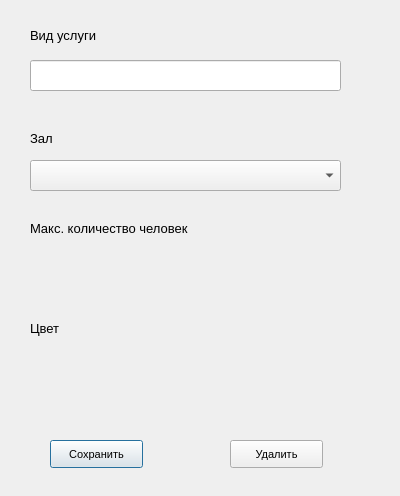
<?xml version="1.0" encoding="UTF-8"?>
<ui version="4.0">
 <class>ServiceDialog</class>
 <widget class="QDialog" name="ServiceDialog">
  <property name="geometry">
   <rect>
    <x>0</x>
    <y>0</y>
    <width>400</width>
    <height>496</height>
   </rect>
  </property>
  <property name="windowTitle">
   <string>Dialog</string>
  </property>
  <widget class="QLabel" name="labelTypeService">
   <property name="geometry">
    <rect>
     <x>30</x>
     <y>20</y>
     <width>91</width>
     <height>31</height>
    </rect>
   </property>
   <property name="font">
    <font>
     <pointsize>10</pointsize>
    </font>
   </property>
   <property name="text">
    <string>Вид услуги</string>
   </property>
  </widget>
  <widget class="QLineEdit" name="TypeServiceEdit">
   <property name="geometry">
    <rect>
     <x>30</x>
     <y>60</y>
     <width>311</width>
     <height>31</height>
    </rect>
   </property>
  </widget>
  <widget class="QComboBox" name="HallComboBox">
   <property name="geometry">
    <rect>
     <x>30</x>
     <y>160</y>
     <width>311</width>
     <height>31</height>
    </rect>
   </property>
  </widget>
  <widget class="QLabel" name="labelHall">
   <property name="geometry">
    <rect>
     <x>30</x>
     <y>130</y>
     <width>55</width>
     <height>16</height>
    </rect>
   </property>
   <property name="font">
    <font>
     <pointsize>10</pointsize>
    </font>
   </property>
   <property name="text">
    <string>Зал</string>
   </property>
  </widget>
  <widget class="QLabel" name="labelMax">
   <property name="geometry">
    <rect>
     <x>30</x>
     <y>220</y>
     <width>211</width>
     <height>16</height>
    </rect>
   </property>
   <property name="font">
    <font>
     <pointsize>10</pointsize>
    </font>
   </property>
   <property name="text">
    <string>Макс. количество человек</string>
   </property>
  </widget>
  <widget class="QLabel" name="label_MaxE">
   <property name="geometry">
    <rect>
     <x>30</x>
     <y>260</y>
     <width>81</width>
     <height>31</height>
    </rect>
   </property>
   <property name="font">
    <font>
     <pointsize>10</pointsize>
    </font>
   </property>
   <property name="text">
    <string/>
   </property>
  </widget>
  <widget class="QLabel" name="ColorLabel">
   <property name="geometry">
    <rect>
     <x>30</x>
     <y>320</y>
     <width>55</width>
     <height>16</height>
    </rect>
   </property>
   <property name="font">
    <font>
     <pointsize>10</pointsize>
    </font>
   </property>
   <property name="text">
    <string>Цвет</string>
   </property>
  </widget>
  <widget class="QLabel" name="labelColorE">
   <property name="geometry">
    <rect>
     <x>130</x>
     <y>320</y>
     <width>191</width>
     <height>31</height>
    </rect>
   </property>
   <property name="text">
    <string/>
   </property>
  </widget>
  <widget class="QPushButton" name="SaveServiceBtn">
   <property name="geometry">
    <rect>
     <x>50</x>
     <y>440</y>
     <width>93</width>
     <height>28</height>
    </rect>
   </property>
   <property name="font">
    <font>
     <pointsize>8</pointsize>
    </font>
   </property>
   <property name="text">
    <string>Сохранить</string>
   </property>
  </widget>
  <widget class="QPushButton" name="DeleteServiceBtn">
   <property name="geometry">
    <rect>
     <x>230</x>
     <y>440</y>
     <width>93</width>
     <height>28</height>
    </rect>
   </property>
   <property name="font">
    <font>
     <pointsize>8</pointsize>
    </font>
   </property>
   <property name="text">
    <string>Удалить</string>
   </property>
  </widget>
 </widget>
 <resources/>
 <connections/>
</ui>
